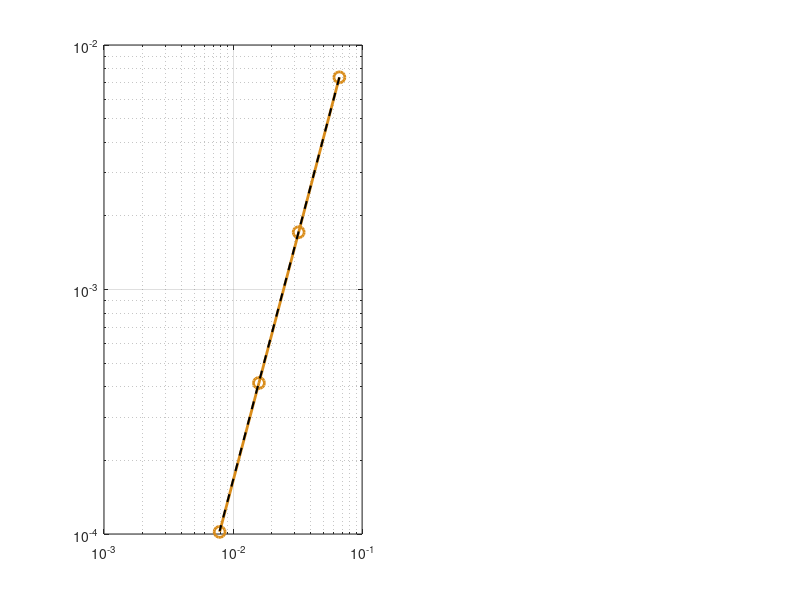

This figure's MATLAB source: (Note: this script raises an error after producing the figure.)
close all; clear all; clc;

% Extracted data
N = [16; 32; 64; 128];
errore_h = [0.00737541; 0.00171521; 0.000414652; 0.000101998];
errore_nh = [0.00700064; 0.00162808; 0.000393586; 9.68168e-05];
   
% Evaluation of h
h = 1 ./ (N - 1);

% Fitting linearly in log-log space to find the experimental order of convergence
p_h = polyfit(log(h), log(errore_h), 1);
pendenza_sperimentale_h = p_h(1);

p_nh = polyfit(log(h), log(errore_nh), 1);
pendenza_sperimentale_nh = p_nh(1);


% Printing the experimental order of convergence
fprintf('=====================================================\n');
fprintf('Experimental Slope, homogeneous (Order): %.4f\n', pendenza_sperimentale_h);
fprintf('=====================================================\n');

% Printing the experimental order of convergence
fprintf('=====================================================\n');
fprintf('Experimental Slope, non-homogeneous (Order): %.4f\n', pendenza_sperimentale_nh);
fprintf('=====================================================\n');


%%  ---------- CONVERGENCE PLOT ----------
figure('Color', 'w');

% ------------- HOMOGENEOUS ----------------

subplot(1,2,1);

% Plotting data
loglog(h, errore_h, 'o-', 'LineWidth', 2, 'MarkerSize', 8, 'Color', [0.85 0.55 0.10], 'DisplayName', 'Error L_2 Experimental');
hold on;

% Generation of the theoretical convergence line (O(h^2))
errore_teorico_h = h.^2 * (errore_h(1) / h(1)^2); 
loglog(h, errore_teorico_h, '--', 'LineWidth', 1.5, 'Color', 'k', 'DisplayName', 'Theoretical Slope O(h^2)');

% Some plot settings
grid on; box on;
ax = gca;
ax.GridLineStyle = ':';
ax.GridAlpha = 0.6;

xlabel('Grid Spacing h', 'FontSize', 12, 'FontWeight', 'bold');
ylabel('Error in L_2 Norm', 'FontSize', 12, 'FontWeight', 'bold');
title('Homogeneous BC case', 'FontSize', 14);
legend('Location', 'northwest', 'FontSize', 11);

% ------------- NON HOMOGENEOUS ----------------

subplot(1,2,2);

% Plotting data
loglog(h, errore_nh, 'o-', 'LineWidth', 2, 'MarkerSize', 8, 'Color', [0.85 0.55 0.10], 'DisplayName', 'Error L_2 Experimental');
hold on;

% Generation of the theoretical convergence line (O(h^2))
errore_teorico_nh = h.^2 * (errore_nh(1) / h(1)^2); 
loglog(h, errore_teorico_nh, '--', 'LineWidth', 1.5, 'Color', 'k', 'DisplayName', 'Theoretical Slope O(h^2)');

% Some plot settings
grid on; box on;
ax = gca;
ax.GridLineStyle = ':';
ax.GridAlpha = 0.6;

xlabel('Grid Spacing h', 'FontSize', 12, 'FontWeight', 'bold');
ylabel('Error in L_2 Norm', 'FontSize', 12, 'FontWeight', 'bold');
title('Non-homogeneous BC case', 'FontSize', 14);
legend('Location', 'northwest', 'FontSize', 11);

sgtitle('Convergence Test (Jacobi vs Analytical)', 'FontSize', 16);
